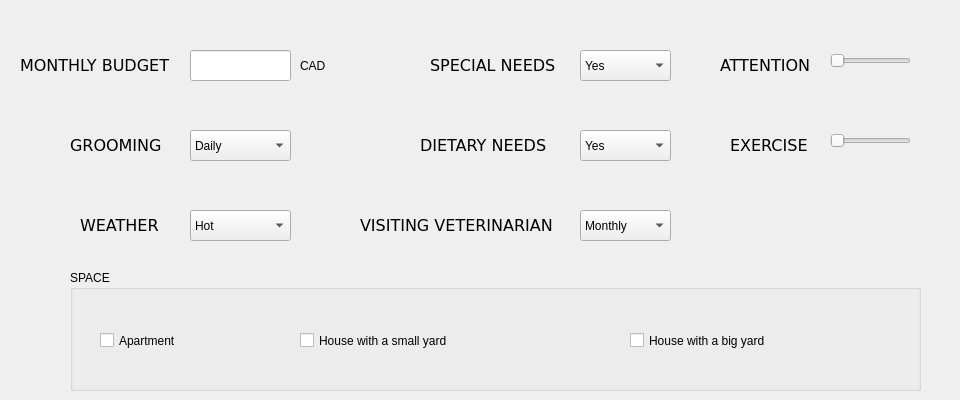
     <widget class="QWidget" name="tab_2">
      <attribute name="title">
       <string>Requirements</string>
      </attribute>
      <widget class="QLabel" name="label">
       <property name="geometry">
        <rect>
         <x>420</x>
         <y>130</y>
         <width>151</width>
         <height>31</height>
        </rect>
       </property>
       <property name="font">
        <font>
         <family>DejaVu Sans</family>
         <pointsize>12</pointsize>
        </font>
       </property>
       <property name="text">
        <string>DIETARY NEEDS</string>
       </property>
      </widget>
      <widget class="QLabel" name="label_19">
       <property name="geometry">
        <rect>
         <x>430</x>
         <y>50</y>
         <width>141</width>
         <height>31</height>
        </rect>
       </property>
       <property name="font">
        <font>
         <family>DejaVu Sans</family>
         <pointsize>12</pointsize>
        </font>
       </property>
       <property name="text">
        <string>SPECIAL NEEDS</string>
       </property>
      </widget>
      <widget class="QLabel" name="label_20">
       <property name="geometry">
        <rect>
         <x>360</x>
         <y>210</y>
         <width>211</width>
         <height>31</height>
        </rect>
       </property>
       <property name="font">
        <font>
         <family>DejaVu Sans</family>
         <pointsize>12</pointsize>
        </font>
       </property>
       <property name="text">
        <string>VISITING VETERINARIAN </string>
       </property>
      </widget>
      <widget class="QLabel" name="label_22">
       <property name="geometry">
        <rect>
         <x>20</x>
         <y>50</y>
         <width>171</width>
         <height>31</height>
        </rect>
       </property>
       <property name="font">
        <font>
         <family>DejaVu Sans</family>
         <pointsize>12</pointsize>
        </font>
       </property>
       <property name="text">
        <string>MONTHLY BUDGET</string>
       </property>
      </widget>
      <widget class="QLabel" name="label_23">
       <property name="geometry">
        <rect>
         <x>730</x>
         <y>130</y>
         <width>101</width>
         <height>31</height>
        </rect>
       </property>
       <property name="font">
        <font>
         <family>DejaVu Sans</family>
         <pointsize>12</pointsize>
        </font>
       </property>
       <property name="text">
        <string>EXERCISE</string>
       </property>
      </widget>
      <widget class="QLabel" name="label_24">
       <property name="geometry">
        <rect>
         <x>720</x>
         <y>50</y>
         <width>111</width>
         <height>31</height>
        </rect>
       </property>
       <property name="font">
        <font>
         <family>DejaVu Sans</family>
         <pointsize>12</pointsize>
        </font>
       </property>
       <property name="text">
        <string>ATTENTION</string>
       </property>
      </widget>
      <widget class="QLabel" name="label_25">
       <property name="geometry">
        <rect>
         <x>80</x>
         <y>210</y>
         <width>91</width>
         <height>31</height>
        </rect>
       </property>
       <property name="font">
        <font>
         <family>DejaVu Sans</family>
         <pointsize>12</pointsize>
        </font>
       </property>
       <property name="text">
        <string>WEATHER</string>
       </property>
      </widget>
      <widget class="QLabel" name="label_26">
       <property name="geometry">
        <rect>
         <x>70</x>
         <y>130</y>
         <width>111</width>
         <height>31</height>
        </rect>
       </property>
       <property name="font">
        <font>
         <family>DejaVu Sans</family>
         <pointsize>12</pointsize>
        </font>
       </property>
       <property name="text">
        <string>GROOMING</string>
       </property>
      </widget>
      <widget class="QGroupBox" name="dog_spacec_groupBox">
       <property name="geometry">
        <rect>
         <x>70</x>
         <y>270</y>
         <width>851</width>
         <height>121</height>
        </rect>
       </property>
       <property name="title">
        <string>SPACE</string>
       </property>
       <widget class="QCheckBox" name="dog_apartment">
        <property name="geometry">
         <rect>
          <x>30</x>
          <y>50</y>
          <width>141</width>
          <height>41</height>
         </rect>
        </property>
        <property name="text">
         <string>Apartment</string>
        </property>
       </widget>
       <widget class="QCheckBox" name="dog_small_yard">
        <property name="geometry">
         <rect>
          <x>230</x>
          <y>50</y>
          <width>271</width>
          <height>41</height>
         </rect>
        </property>
        <property name="text">
         <string>House with a small yard</string>
        </property>
       </widget>
       <widget class="QCheckBox" name="dog_big_yard">
        <property name="geometry">
         <rect>
          <x>560</x>
          <y>50</y>
          <width>211</width>
          <height>41</height>
         </rect>
        </property>
        <property name="text">
         <string>House with a big yard</string>
        </property>
       </widget>
      </widget>
      <widget class="QComboBox" name="dog_dietary">
       <property name="geometry">
        <rect>
         <x>580</x>
         <y>130</y>
         <width>91</width>
         <height>31</height>
        </rect>
       </property>
       <item>
        <property name="text">
         <string>Yes</string>
        </property>
       </item>
       <item>
        <property name="text">
         <string>No</string>
        </property>
       </item>
      </widget>
      <widget class="QComboBox" name="dog_vet_visits">
       <property name="geometry">
        <rect>
         <x>580</x>
         <y>210</y>
         <width>91</width>
         <height>31</height>
        </rect>
       </property>
       <item>
        <property name="text">
         <string>Monthly</string>
        </property>
       </item>
       <item>
        <property name="text">
         <string>Every 2 Months</string>
        </property>
       </item>
       <item>
        <property name="text">
         <string>Quarterly</string>
        </property>
       </item>
       <item>
        <property name="text">
         <string>Half-Yearly</string>
        </property>
       </item>
       <item>
        <property name="text">
         <string>Yearly</string>
        </property>
       </item>
      </widget>
      <widget class="QComboBox" name="dog_special_needs">
       <property name="geometry">
        <rect>
         <x>580</x>
         <y>50</y>
         <width>91</width>
         <height>31</height>
        </rect>
       </property>
       <item>
        <property name="text">
         <string>Yes</string>
        </property>
       </item>
       <item>
        <property name="text">
         <string>No</string>
        </property>
       </item>
      </widget>
      <widget class="QComboBox" name="dog_weather">
       <property name="geometry">
        <rect>
         <x>190</x>
         <y>210</y>
         <width>101</width>
         <height>31</height>
        </rect>
       </property>
       <item>
        <property name="text">
         <string>Hot</string>
        </property>
       </item>
       <item>
        <property name="text">
         <string>Cold</string>
        </property>
       </item>
       <item>
        <property name="text">
         <string>Moderate</string>
        </property>
       </item>
      </widget>
      <widget class="QComboBox" name="dog_grooming">
       <property name="geometry">
        <rect>
         <x>190</x>
         <y>130</y>
         <width>101</width>
         <height>31</height>
        </rect>
       </property>
       <item>
        <property name="text">
         <string>Daily</string>
        </property>
       </item>
       <item>
        <property name="text">
         <string>2-3 times/week</string>
        </property>
       </item>
       <item>
        <property name="text">
         <string>Once a week</string>
        </property>
       </item>
       <item>
        <property name="text">
         <string>Once in 2 weeks</string>
        </property>
       </item>
       <item>
        <property name="text">
         <string>Needs Professional Grooming </string>
        </property>
       </item>
      </widget>
      <widget class="QSlider" name="dog_attention_2">
       <property name="geometry">
        <rect>
         <x>830</x>
         <y>50</y>
         <width>81</width>
         <height>21</height>
        </rect>
       </property>
       <property name="minimum">
        <number>1</number>
       </property>
       <property name="maximum">
        <number>5</number>
       </property>
       <property name="pageStep">
        <number>1</number>
       </property>
       <property name="orientation">
        <enum>Qt::Horizontal</enum>
       </property>
      </widget>
      <widget class="QLineEdit" name="dog_cost">
       <property name="geometry">
        <rect>
         <x>190</x>
         <y>50</y>
         <width>101</width>
         <height>31</height>
        </rect>
       </property>
      </widget>
      <widget class="QLabel" name="label_21">
       <property name="geometry">
        <rect>
         <x>300</x>
         <y>50</y>
         <width>41</width>
         <height>31</height>
        </rect>
       </property>
       <property name="text">
        <string>CAD</string>
       </property>
      </widget>
      <widget class="QSlider" name="dog_exercise_2">
       <property name="geometry">
        <rect>
         <x>830</x>
         <y>130</y>
         <width>81</width>
         <height>21</height>
        </rect>
       </property>
       <property name="minimum">
        <number>1</number>
       </property>
       <property name="maximum">
        <number>5</number>
       </property>
       <property name="pageStep">
        <number>1</number>
       </property>
       <property name="orientation">
        <enum>Qt::Horizontal</enum>
       </property>
      </widget>
      <widget class="QLabel" name="dog_attention">
       <property name="geometry">
        <rect>
         <x>920</x>
         <y>40</y>
         <width>31</width>
         <height>31</height>
        </rect>
       </property>
       <property name="text">
        <string/>
       </property>
       <property name="buddy">
        <cstring>dog_attention_2</cstring>
       </property>
      </widget>
      <widget class="QLabel" name="dog_exercise">
       <property name="geometry">
        <rect>
         <x>920</x>
         <y>120</y>
         <width>31</width>
         <height>31</height>
        </rect>
       </property>
       <property name="text">
        <string/>
       </property>
      </widget>
     </widget>
